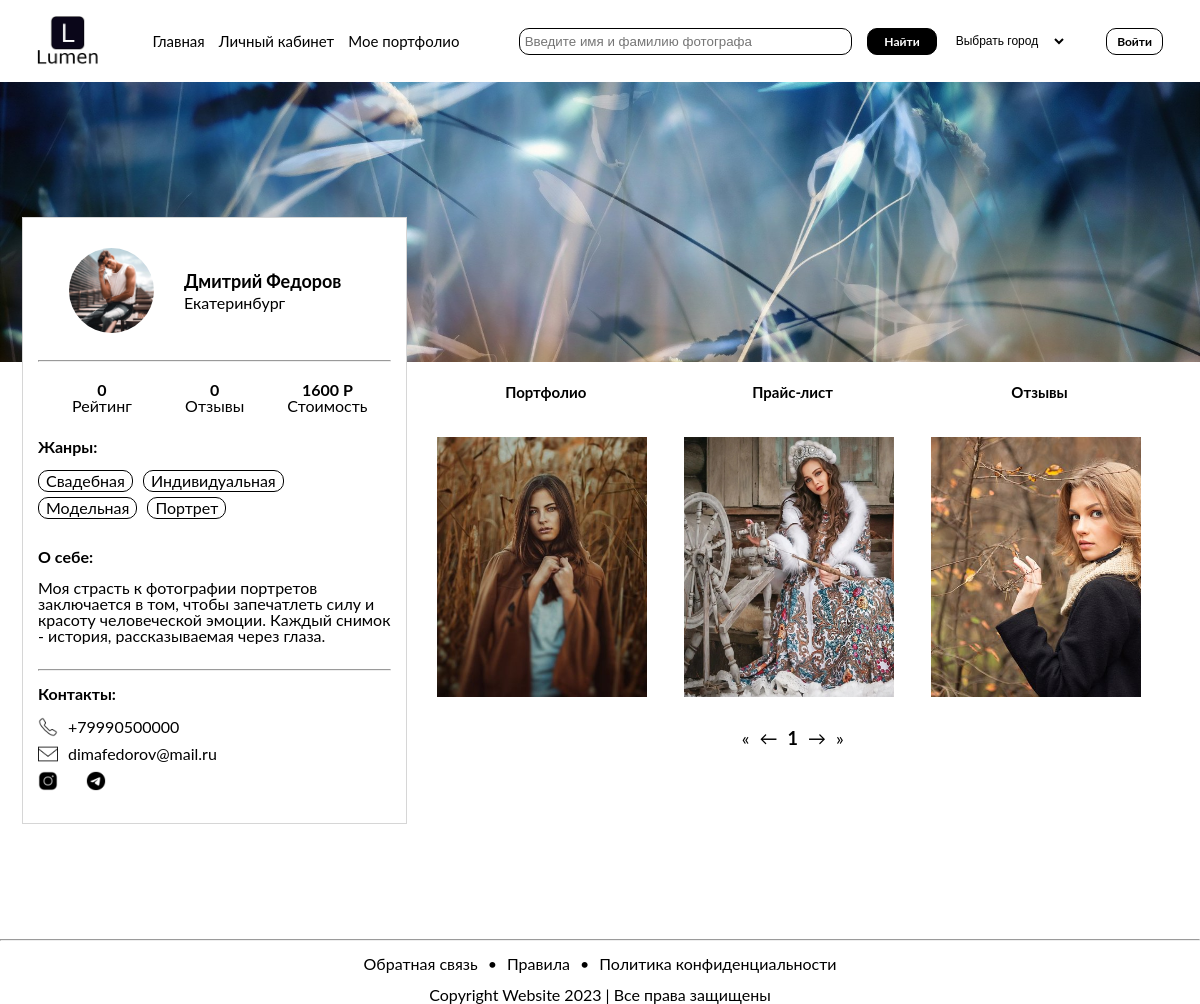
The app's page /pages/profile.php?id=15 with its own data.
### tables this page shows
CREATE TABLE `users` (
  `user_id` int(11) NOT NULL,
  `name` varchar(255) NOT NULL,
  `surname` varchar(255) NOT NULL,
  `email` varchar(255) NOT NULL,
  `password` varchar(255) NOT NULL,
  `telephone` varchar(20) DEFAULT NULL,
  `city` varchar(255) DEFAULT NULL,
  `avatar` varchar(255) DEFAULT NULL,
  `background` varchar(255) DEFAULT NULL,
  `socinst` varchar(255) DEFAULT NULL,
  `socvk` varchar(255) DEFAULT NULL,
  `soctg` varchar(255) DEFAULT NULL,
  `description` text,
  `photographer` tinyint(1) DEFAULT NULL
);

CREATE TABLE `portfolio` (
  `photo_id` int(11) NOT NULL,
  `user_id` int(11) DEFAULT NULL,
  `path_to_photo` varchar(255) NOT NULL,
  `framing` varchar(255) DEFAULT NULL
);

### pages/profile.php (the view, shortened to what this page needs)
<?php include('../include/db_connect.php') ?>
<!DOCTYPE html>
<html lang="en">
<head>
  <link rel="stylesheet" href="/css/reset.css">
  <link rel="stylesheet" href="/css/setka.css">
  <link rel="stylesheet" href="/css/main.css">
  <link rel="stylesheet" href="/css/profile.css">
</head>
<body>
  <?php include('../include/menu.php') ?>
  <section class="profile">
    <?php
    $user_id = $_GET['id'];
    $queryUser = "SELECT name, surname, city, avatar, background, email, telephone, socinst, socvk, soctg, description FROM users WHERE user_id = $user_id";
    $resultUser = $mysqli->query($queryUser);
    if ($resultUser->num_rows > 0) {
      $rowUser = $resultUser->fetch_assoc();
      $name = $rowUser['name'];
      $surname = $rowUser['surname'];
      $city = $rowUser['city'];
      $avatar = $rowUser['avatar'];
      $background = $rowUser['background'];
      $telephone = $rowUser['telephone'];
      $email = $rowUser['email'];
      $socinst = $rowUser['socinst'];
      $socvk = $rowUser['socvk'];
      $soctg = $rowUser['soctg'];
      $description = $rowUser['description'];
    }
    ?>
    <div class="profile__fon">
      <?php
      if (!empty($background)) {
        echo '<img class="fon__image " src="/' . $background . '" alt="User Fon">';
      } else {
        echo '<img class="fon__image " src="/img/fon.jpg" alt="User Fon">';
      }
      ?>
    </div>
    <div class="container">
      <div class="row allblocks">
        <div class="col-4 profile__block">
          <div class="row profile__info justify__content__evenly align__items__center">
            <div class="col-3 profile__avatar"><img class="profile__avatar__img" src="/<?php echo $avatar; ?>"></div>
            <div class="col-7 profile__name">
              <p class="name__style"><?php echo $name; ?></p>
              <p class="name__style"><?php echo $surname; ?></p>
              <p><?php echo $city; ?></p>
            </div>
          </div>
          <hr class="profile__line">
          <div class="row profile__marks">
            <div class="col-4-card">
              <div>
                <p class="marks__value"><span class="rating_value">0</span></p>
              </div>
              <div>
                <p>Рейтинг</p>
              </div>
            </div>
            <div class="col-4-card">
              <div>
                <p class="marks__value"><span class="count__reviews_value">0</span></p>
              </div>
              <div>
                <p>Отзывы</p>
              </div>
            </div>
            <?php
            $queryMinPrice = "SELECT IFNULL(MIN(price), 0) AS min_price FROM services WHERE user_id = $user_id";
            $resultMinPrice = $mysqli->query($queryMinPrice);
            $rowMinPrice = $resultMinPrice->fetch_assoc();
            if ($rowMinPrice) {
              $minPrice = $rowMinPrice['min_price'];
              echo '<div class="col-4-card">';
              echo '<div><p class="marks__value">' . $minPrice . ' Р</p></div>';
              echo '<div><p>Стоимость</p></div>';
              echo '</div>';
            }
            ?>
          </div>
          <div class="profile__styles">
            <div class="profile__styles__name">Жанры:</div>
            <?php
            $queryGenres = "SELECT genre_name FROM genres
            JOIN photographergenres ON genres.genre_id = photographergenres.genre_id
            WHERE photographergenres.user_id = $user_id";
            $genres = array();
            $resultGenres = $mysqli->query($queryGenres);
            if ($resultGenres->num_rows > 0) {
              while ($rowGenre = $resultGenres->fetch_assoc()) {
                $genres[] = $rowGenre['genre_name'];
              }
            }
            ?>
            <div class="profile__styles__items">
              <?php
              foreach ($genres as $genre) {
                echo '<div class="profile__styles__item">' . $genre . '</div>';
              }
              ?>
            </div>
          </div>
          <div class="profile__about">
            <div class="profile__about__name">О себе:</div>
            <div class="profile__about__text"><?php echo $description; ?></div>
          </div>
          <hr class="profile__line">
          <div class="profile__contacts">
            <div class="profile__contacts__name">Контакты:</div>
            <div>
              <div class="profile__contacts__phone">
                <img class="phone__icon" src="/img/phone.png" alt="">
                <p class="phone__number"><?php echo $telephone; ?></p>
              </div>
            </div>
            <div>
              <div class="profile__contacts__email">
                <img class="email__icon" src="/img/email.png" alt="">
                <p class="email__text"><?php echo $email; ?></p>
              </div>
            </div>
            <div class="profile__contacts__soc">
              <a href="https://instagram.com/<?php echo $socinst; ?>"><img class="profile__contacts__soc__item" src="/img/inst.png" alt=""></a>
              <a href="http://vk.com/id<?php echo $socvk; ?>"><img class="profile__contacts__soc__item" src="/img/vk.png" alt=""></a>
              <a href="https://t.me/<?php echo $soctg; ?>"><img class="profile__contacts__soc__item" src="/img/tg.png" alt=""></a>
            </div>
          </div>
        </div>
        <div class="col-8 profile__portfolio">
          <div class="row profile__btn">
            <div class="col-4 portfolio">
              <button class="portfolio__btn" id="showPortfolio">Портфолио</button>
            </div>
            <div class="col-4 price">
              <button class="portfolio__btn" id="showServices">Прайс-лист</button>
            </div>
            <div class="col-4 review">
              <button class="portfolio__btn" id="showReviews">Отзывы</button>
            </div>
          </div>
          <div class="row portfolio__photo" id="portfolio">
            <?php
            $queryPhotos = "SELECT path_to_photo FROM portfolio WHERE user_id = $user_id ORDER BY photo_id DESC";
            $resultPhotos = $mysqli->query($queryPhotos);
            if ($resultPhotos->num_rows > 0) {
              while ($rowPhoto = $resultPhotos->fetch_assoc()) {
                $photoPath = $rowPhoto['path_to_photo'];
                echo '<div class="col-4 photo__block"><a href="' . $photoPath . '" class="card__photo-link">';
                echo '<div><img class="photo__item" src="/' . $photoPath . '"></a></div>';
                echo '</div>';
              }
            }
            ?>
            <div class="col-12 pagination" id="pagination_portfolio"></div>
          </div>
  </section>
  <?php include('../include/footer.php') ?>
</body>
</html>

### css/setka.css (style rules this page uses)
a { text-decoration: none; }
.container { width: 1160px; margin: 0 auto; box-sizing: border-box; }
.row { display: flex; flex-wrap: wrap; display: -webkit-flex; display: -ms-flex; }
.justify__content__evenly { justify-content: space-evenly; }
.align__items__center { align-items: center; }
.col-1, .col-2, .col-3, .col-3-9, .col-4, .col-5, .col-6, .col-7, .col-8, .col-9, .col-10, .col-11, .col-12 { width: 100%; box-sizing: border-box; padding-left: 15px; padding-right: 15px; }
img { object-fit: cover; width: 100%; height: auto; }
@media (min-width: 576px) { .container { max-width: 90%; } }
@media (min-width: 771px) { .container { max-width: 90%; } }
@media (min-width: 0px) { .container { max-width: 90%; } }
@media (min-width: 0px) { .col-3 { flex: 0 0 25%; max-width: 25%; } }
@media (min-width: 0px) { .col-4 { flex: 0 0 33.333333%; max-width: 33.333333%; } }
@media (min-width: 0px) { .col-7 { flex: 0 0 58.333333%; max-width: 58.333333%; } }
@media (min-width: 0px) { .col-8 { flex: 0 0 66.666667%; max-width: 66.666667%; } }
@media (min-width: 0px) { .col-12 { flex: 0 0 100%; max-width: 100%; } }

### css/main.css (style rules this page uses)
body { font-family: Lato; }
.col-4-card { flex: 0 0 calc(33.3333% - 10px); margin-right: 5px; display: flex; flex-direction: column; align-items: center; }
.col-4-card:last-child { margin-right: 0; }
.marks__value { font-weight: 700; }
@media screen and (min-width:0px) and (max-width:1200px) { .container { max-width: 96.334%; } }

### css/profile.css (style rules this page uses)
.profile { margin-top: 15px; position: relative; z-index: 2; }
.fon__image { height: 280px; object-fit: cover; }
.profile__block { margin-top: 135px; background: #FFF; border: 0.5px solid #d6d6d6; position: relative; z-index: 1; max-height: 650px; }
.profile__portfolio { margin-top: 300px; position: relative; z-index: 1; }
.profile__fon { position: absolute; top: 0; left: 0; width: 100%; height: 100%; z-index: 0; }
.profile__info { margin-top: 30px; margin-bottom: 25px; }
.profile__line { margin: 0; }
.profile__avatar__img { width: 85px; height: 85px; border-radius: 50%; object-fit: cover; }
.name__style { font-size: 18px; font-style: normal; font-weight: 700; display: inline-block; margin-bottom: 5px; }
.profile__marks { margin-top: 20px; display: flex; flex-wrap: wrap; justify-content: center; margin-bottom: 10px; }
.profile__styles { margin-top: 25px; }
.profile__styles__items { display: inline-block; }
.profile__styles__name, .profile__about__name, .profile__contacts__name { margin-bottom: 15px; font-size: 16px; font-style: normal; font-weight: 700; }
.profile__styles__item { display: inline-block; border-radius: 10px; border: 0.5px solid #000; padding: 2px 7px; margin-right: 10px; margin-bottom: 5px; cursor: pointer; }
.profile__about { margin-top: 25px; margin-bottom: 25px; }
.profile__about__text { max-height: 80px; overflow-y: auto; }
.profile__about__name, .profile__contacts__name { margin-bottom: 15px; }
.profile__contacts { margin-top: 15px; margin-bottom: 30px; }
.profile__contacts__phone, .profile__contacts__email { margin-bottom: 7px; }
.profile__contacts__phone, .profile__contacts__email { display: flex; align-items: center; }
.phone__number, .email__text { padding-left: 10px; }
.profile__contacts__soc__item, .email__icon, .phone__icon { width: 20px; object-fit: cover; display: inline-block; }
.profile__btn { text-align: center; }
.portfolio__btn { font-family: Lato; font-size: 15px; font-style: normal; font-weight: 700; line-height: normal; cursor: pointer; border: none; background-color: transparent; }
.portfolio__photo, .portfolio__price, .portfolio__reviews { margin-top: 35px; }
.photo__item { width: 210px; height: 260px; object-fit: cover; margin-bottom: 30px; }
@media screen and (min-width:0px) and (max-width:1241px) { .profile__name { margin-left: 10px; } }

### records on screen
users: avatar (picture), name "Дмитрий", surname "Федоров", city "Екатеринбург", description "Моя страсть к фотографии портретов заключается в том, чтобы запечатлеть силу и красоту человеческой эмоции. Каждый снимок - история, рассказываемая через глаза.", telephone "+79990500000", email "dimafedorov@mail.ru"
portfolio: path_to_photo (picture)
portfolio: path_to_photo (picture)
portfolio: path_to_photo (picture)

### other values on screen
$minPrice "1600"
$genre "Свадебная"
$genre "Индивидуальная"
$genre "Модельная"
$genre "Портрет"
